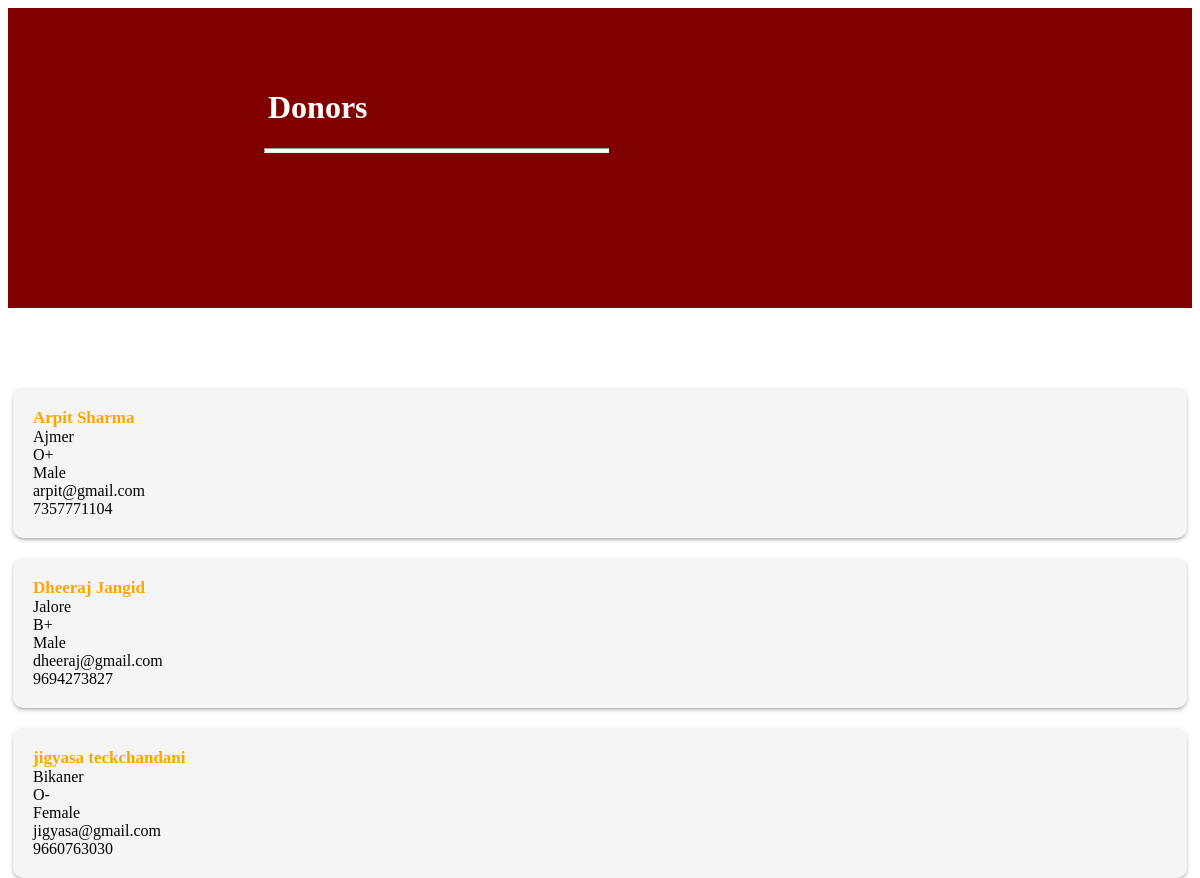
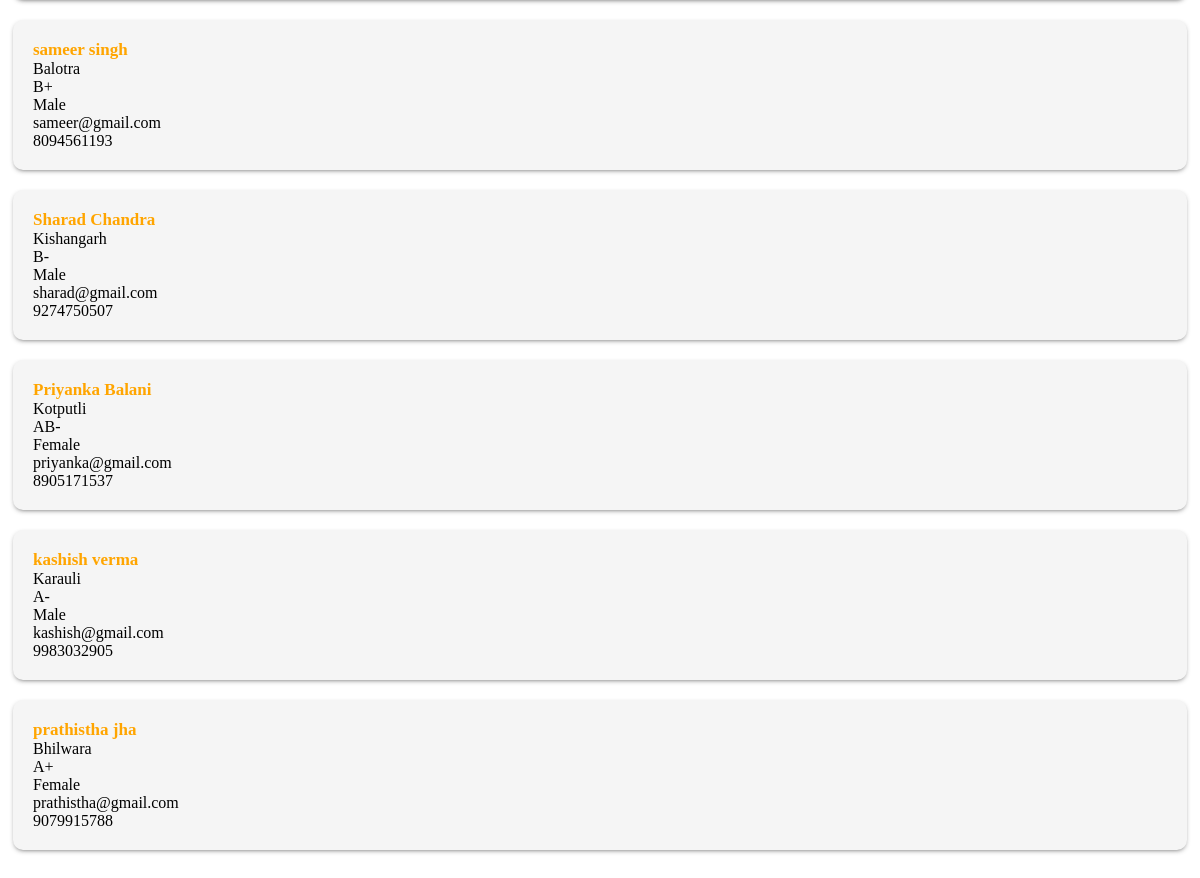
The page /donor.php on the database its author committed (2 pictures, top to bottom).
### tables this page shows
CREATE TABLE `donor` (
  `name` varchar(20) DEFAULT NULL,
  `gender` varchar(20) DEFAULT NULL,
  `email` varchar(20) DEFAULT NULL,
  `city` varchar(20) DEFAULT NULL,
  `dob` varchar(20) DEFAULT NULL,
  `contact_no` varchar(20) DEFAULT NULL,
  `save_life_date` varchar(20) DEFAULT NULL,
  `password` varchar(200) DEFAULT NULL,
  `blood_group` varchar(20) DEFAULT NULL
);

### donor.php (the view, shortened to what this page needs)
<div class="container-fluid purple-background size">
	<div class="row">
		<div class="col-md-5 offset-md-3">
			<h1 class="text-center2">Donors</h1>
			<hr class="custo-bar">
		</div>
	</div>
</div>
<div class="container" style="padding: 60px 0;">
	<div class="row data">
        <?php
                 $sql = "SELECT * FROM donor";
                 $result = mysqli_query($connection,$sql);
				 if(mysqli_num_rows($result)>0){
					while ($row = mysqli_fetch_assoc($result)) {
						if($row['save_life_date']=='0'){
							echo '<div class="col-md-3 col-sm-12 col-lg-3 donors_data">
							<span class="name">'.$row['name'].'</span>
							<span>'.$row['city'].'</span>
							<span>'.$row['blood_group'].'</span>
							<span>'.$row['gender'].'</span>
							<span>'.$row['email'].'</span>
							<span>'.$row['contact_no'].'</span>
                        </div>
						       ';
						}
					}
				 }
        ?>
	</div>
</div>

### donor.php (style rules this page uses)
.size { min-height: 0px; padding: 60px 0 40px 0; }
h1 { color: white; }
span { display: block; }
.name { color: orange; font-size: 17px; font-weight: 700; }
.donors_data { background-color:whitesmoke; border-radius: 10px; margin:20px 5px 0px 5px; -webkit-box-shadow: 0px 2px 5px -2px rgba(89,89,89,0.95); -moz-box-shadow: 0px 2px 5px -2px rgba(89,89,89,0.95); box-shadow: 0px 2px 5px -2px rgba(89,89,89,0.95); padding: 20px; }
.purple-background { height:200px; background-color:maroon; }
.custo-bar { margin-left:256px; height: 3px; width: 29%; color: white; background-color: white; }
.text-center2 { color:white; margin-left:260px; }

### rows shown on the page
donor: name "Arpit Sharma", city "Ajmer", blood_group "O+", gender "Male", email "arpit@gmail.com", contact_no "7357771104"
donor: name "Dheeraj Jangid", city "Jalore", blood_group "B+", gender "Male", email "dheeraj@gmail.com", contact_no "9694273827"
donor: name "jigyasa teckchandani", city "Bikaner", blood_group "O-", gender "Female", email "jigyasa@gmail.com", contact_no "9660763030"
donor: name "sameer singh", city "Balotra", blood_group "B+", gender "Male", email "sameer@gmail.com", contact_no "8094561193"
donor: name "Sharad Chandra", city "Kishangarh", blood_group "B-", gender "Male", email "sharad@gmail.com", contact_no "9274750507"
donor: name "Priyanka Balani", city "Kotputli", blood_group "AB-", gender "Female", email "priyanka@gmail.com", contact_no "8905171537"
donor: name "kashish verma", city "Karauli", blood_group "A-", gender "Male", email "kashish@gmail.com", contact_no "9983032905"
donor: name "prathistha jha", city "Bhilwara", blood_group "A+", gender "Female", email "prathistha@gmail.com", contact_no "9079915788"
